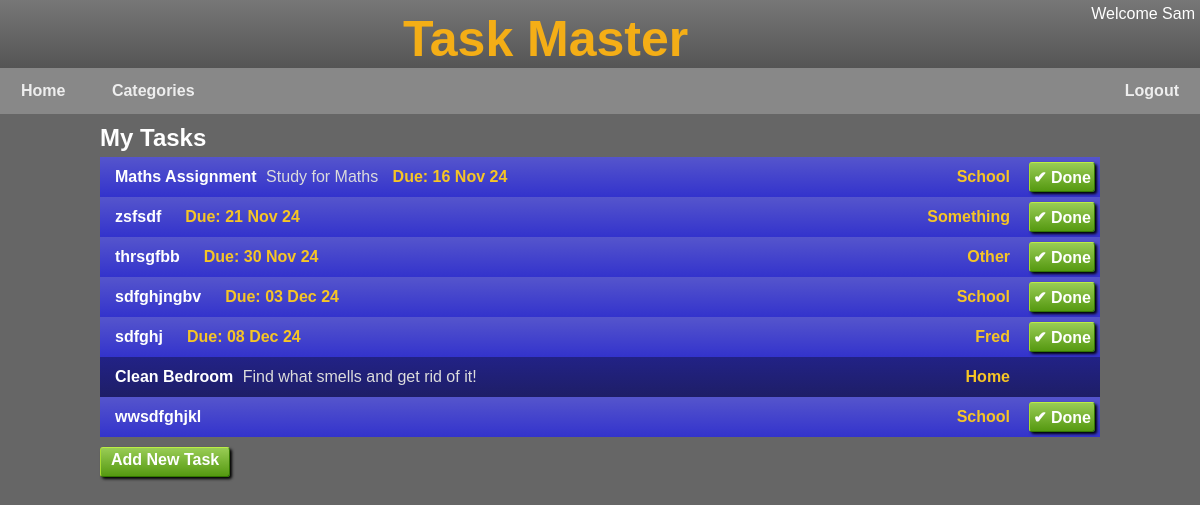
The app's page /index (signed in) with its own data.
### app/models/user.py (models this page shows, shortened)
class User(UserMixin, db.Model):
  id = db.Column(db.Integer, primary_key=True)
  username = db.Column(db.String(32), index=True, unique=True)
  display_name = db.Column(db.String(32))
  school_id = db.Column(db.Integer)
  access = db.Column(db.Integer, default=ACCESS['basic'])
  email = db.Column(db.String(120), index=True, unique=True)
  email_verified = db.Column(db.Integer)
  password_hash = db.Column(db.String(128))
  last_seen = db.Column(db.DateTime)
  created_at = db.Column(db.DateTime, default=db.func.datetime('now')) #default=db.func.utc_timestamp())
  last_modified = db.Column(db.DateTime, default=db.func.datetime('now'), onupdate=db.func.datetime('now')) #, default=db.func.utc_timestamp(), onupdate=db.func.utc_timestamp())
  tasks = db.relationship('Task', backref='user', lazy=True)
  def update_last_seen(self):
    last_seen = self.last_seen if self.last_seen else datetime.fromtimestamp(0)
    if (datetime.utcnow() - last_seen).total_seconds() > 600:  # More than 10 minutes ago
     self.last_seen = datetime.utcnow()
     db.session.commit()

### app/models/task.py (models this page shows, shortened)
class Task(db.Model):
  id = db.Column(db.Integer, primary_key=True)
  user_id = db.Column(db.Integer, db.ForeignKey('user.id'))
  name = db.Column(db.String(32))
  description = db.Column(db.String(250))
  category = db.Column(db.String(10))
  priority = db.Column(db.Integer,default=1)
  status = db.Column(db.Integer,default=STS_NEW)
  due_by = db.Column(db.DateTime)
  created_at = db.Column(db.DateTime, default=db.func.datetime('now'))
  def is_outstanding(self):
    return self.status < STS_COMPLETED
  def due_str(self):
    if self.due_by:
      return 'Due: ' + self.due_by.strftime("%d %b %y")
    return ''

### app/main/main_routes.py (the view)
@bp.route('/')
@bp.route('/index')
def home():
    if not current_user.is_authenticated:
      return redirect(url_for('.login'))
    tasks = Task.query.filter_by(user_id=current_user.id).order_by(text('due_by is null, due_by')).all()
    return render_template('index.html', title='Home',tasks=tasks)

### app/main/__init__.py (called while the page is built)
def init_app(app):
    app.register_blueprint(bp)
    app.register_error_handler(403, error_forbidden)
    app.jinja_options['finalize'] = lambda x: x if x is not None else '' #prevent Jinja from printing None
    login.login_view = 'main.login'
    login.init_app(app)
    @app.context_processor
    def inject_default_template_variables():
         return dict(h=helpers)
    @app.before_request
    def update_last_seen():
      if current_user.is_authenticated:
        current_user.update_last_seen()

### app/models/user.py (called while the page is built)
@login.user_loader
def load_user(id):
  return User.query.get(int(id))

### app/utils/helpers.py (called while the page is built)
def fmt_date(dt):
  if not isinstance(dt, datetime.datetime):
    return ''
  return dt.strftime("%d %b %y")

### app/templates/index.html
{% extends "base.html" %}
{% block head %}
  <link rel="stylesheet" href="{{ url_for('static', filename='tasks.css') }}">
{% endblock %}
{% block content %}
  <h2>My Tasks</h2>
  {% include '_task_list.html' %}
  <div class="actions">
    <a href="{{ url_for('main.new_task') }}">Add New Task</a>
  </div>
{% endblock %}

### app/templates/base.html (shortened to what this page needs)
 <!DOCTYPE html>
<html xmlns="http://www.w3.org/1999/xhtml" lang="en" xml:lang="en">
  <head>
    <link rel="stylesheet" href="{{ url_for('static', filename='base.css') }}">
    {% block head %}{% endblock %}
  </head>
  <body>
    {% include '_header.html' %}
    <div id="page">
      {% block content %}{% endblock %}
    </div>
   </body>
</html>

### app/templates/_header.html
<div id="header">
  <div id="userinfo">
    {% if current_user.is_authenticated %}
      <div id="user">Welcome {{current_user.display_name }}</div>
    {% endif %}
  </div>
  <span class="title">Task Master</span>
</div>
<div id="menubar">
  <ul>
    {% if not current_user.is_anonymous %}
      <li><a href="{{ url_for('.home') }}">Home</a></li>
      <li><a href="{{ url_for('.category_tasks', category='All') }}">Categories</a></li>
      <li class="right"><a href="{{ url_for('main.logout') }}">Logout</a></li>
    {% endif %}
  </ul>
</div>

### app/templates/_task_list.html (shortened to what this page needs)
<div class="tasks">
    {% for task in tasks %}
      {% if task.is_outstanding() %}
        <a class="task sts-sts-{{task.status}}" href="#" onclick="toggle_details('{{ task.id }}')">
      {% else %}
        <div class="task sts-{{task.status}}">
      {% endif %}
        <div class="task-info">
          <div class="task-name">
            {{ task.name }}
          </div>
          <div class="task-description">
            {{ task.description }}
          </div>
          <div class="task-due">
            {{ task.due_str() }}
          </div>
        </div>
        <div class="task-category">
          {{ task.category or 'Other' }}
        </div>
        <div class="task-btns">
          {% if task.is_outstanding() %}
            <form action="{{ url_for('main.complete_task', id=task.id) }}" method="POST">
              <input class="done" type="submit" value="&#x2714 Done">
            </form>
          {% endif %}
        </div>
      {% if task.is_outstanding() %}
        </a>
      {% else %}
        </div>
      {% endif %}
    {% endfor %}
  </div>

### app/static/base.css (style rules this page uses)
* { margin: 0px; padding: 0px; box-sizing: border-box; }
body { color: #fff; background: #666; font-family: Arial, Helvetica, sans-serif; }
#header { overflow: hidden; background: linear-gradient(#777, #555); text-align: center; }
#header .title { color: rgb(244, 174, 22); font-family: Arial, Helvetica, sans-serif; font-weight: bold; font-size: 50px; display: inline-block; margin-top: 10px; }
#userinfo { float:right; text-align:right; margin-top: 5px; margin-right: 5px; }
#menubar { font-family: Arial, Helvetica, sans-serif; font-weight: bold; color: #eee; background: #888; }
#menubar ul { list-style-type: none; overflow: hidden; margin: 0; padding: 0; }
#menubar li { display: inline-block; padding: 14px 5px; text-align: center; }
#menubar li.right { float: right; }
#menubar li a { text-decoration: none; padding: 10px 16px; color: #eee; }
#page { max-width: 1000px; margin: auto; }

### app/static/tasks.css (style rules this page uses)
.tasks { flex: 1; }
.task { min-height: 40px; display: flex; align-items: center; background:#666; }
h2 { padding-top: 10px; padding-bottom: 5px; }
.task { background: linear-gradient(#55c,#33c); }
.task.sts-1 { background: linear-gradient(rgb(34, 34, 134), rgb(30, 30, 103)); }
.task-info { padding-left: 10px; flex: 1; }
.task-name { display: inline-block; padding-left: 5px; color: #fff; font-weight: bold; }
.task-description { display: inline-block; padding-left: 5px; padding-top: 5px; padding-bottom: 5px; color: #dcdcdc; }
.task-due { display: inline-block; margin-right: 10px; margin-left: 10px; color: #f6c525; font-weight: bold; }
.task-category { margin-right: 10px; color: #f6c525; font-weight: bold; padding-left: 10px; }
.task-btns { min-width: 80px; }
.task-btns form { display: inline; float: right; margin-right: 5px; }
.task-btns input[type=submit] { display: inline-block; font: inherit; font-size: 16px; font-weight: bold; padding: 0px 3px; height: 30px; border-radius: 3px; border-top: 1px solid #be4; border-left: 1px solid #ad3; border-right: 1px solid #370; border-bottom: 1px solid #370; background: #7a3; background: linear-gradient(#9c5, #591); box-shadow: rgba(0,0,0,1) 2px 2px 3px; text-align: center; color: #fff; }
a.task { text-decoration: none; }
.actions { margin-top: 10px; }
.actions a { text-decoration: none; display: inline-block; font: inherit; font-size: 16px; font-weight: bold; padding: 3px 10px; height: 30px; border-radius: 3px; border-top: 1px solid #be4; border-left: 1px solid #ad3; border-right: 1px solid #370; border-bottom: 1px solid #370; background: #7a3; background: linear-gradient(#9c5, #591); box-shadow: rgba(0,0,0,1) 2px 2px 3px; text-align: center; color: #fff; }

### records on screen
User: display_name "Sam"
Task: name "Maths Assignment", description "Study for Maths", due_str "Due: 16 Nov 24", category "School"
Task: name "zsfsdf", due_str "Due: 21 Nov 24", category "Something"
Task: name "thrsgfbb", due_str "Due: 30 Nov 24", category "Other"
Task: name "sdfghjngbv", due_str "Due: 03 Dec 24", category "School"
Task: name "sdfghj", due_str "Due: 08 Dec 24", category "Fred"
Task: name "Clean Bedroom", description "Find what smells and get rid of it!", category "Home"
Task: name "wwsdfghjkl", category "School"
